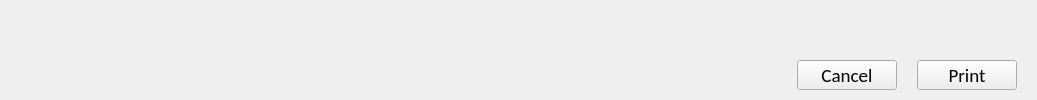
      <widget class="QWidget" name="page_3">
       <layout class="QGridLayout" name="gridLayout_9">
        <property name="leftMargin">
         <number>20</number>
        </property>
        <property name="topMargin">
         <number>0</number>
        </property>
        <property name="rightMargin">
         <number>20</number>
        </property>
        <property name="bottomMargin">
         <number>10</number>
        </property>
        <property name="horizontalSpacing">
         <number>20</number>
        </property>
        <property name="verticalSpacing">
         <number>10</number>
        </property>
        <item row="0" column="0" colspan="3">
         <widget class="QPdfView" name="pdfView" native="true">
          <property name="sizePolicy">
           <sizepolicy hsizetype="Expanding" vsizetype="Expanding">
            <horstretch>10</horstretch>
            <verstretch>0</verstretch>
           </sizepolicy>
          </property>
         </widget>
        </item>
        <item row="1" column="0">
         <spacer name="horizontalSpacer_7">
          <property name="orientation">
           <enum>Qt::Orientation::Horizontal</enum>
          </property>
          <property name="sizeHint" stdset="0">
           <size>
            <width>757</width>
            <height>20</height>
           </size>
          </property>
         </spacer>
        </item>
        <item row="1" column="1">
         <widget class="QPushButton" name="pushButton">
          <property name="minimumSize">
           <size>
            <width>100</width>
            <height>30</height>
           </size>
          </property>
          <property name="maximumSize">
           <size>
            <width>100</width>
            <height>30</height>
           </size>
          </property>
          <property name="font">
           <font>
            <family>Calibri</family>
            <pointsize>14</pointsize>
           </font>
          </property>
          <property name="text">
           <string>Cancel</string>
          </property>
         </widget>
        </item>
        <item row="1" column="2">
         <widget class="QPushButton" name="pushButton_2">
          <property name="minimumSize">
           <size>
            <width>100</width>
            <height>30</height>
           </size>
          </property>
          <property name="maximumSize">
           <size>
            <width>100</width>
            <height>30</height>
           </size>
          </property>
          <property name="font">
           <font>
            <family>Calibri</family>
            <pointsize>14</pointsize>
           </font>
          </property>
          <property name="text">
           <string>Print</string>
          </property>
         </widget>
        </item>
       </layout>
      </widget>
